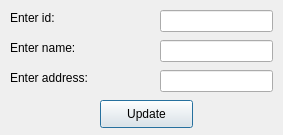
<?xml version="1.0" encoding="UTF-8"?>
<ui version="4.0">
 <class>supplier_update</class>
 <widget class="QDialog" name="supplier_update">
  <property name="geometry">
   <rect>
    <x>0</x>
    <y>0</y>
    <width>283</width>
    <height>135</height>
   </rect>
  </property>
  <property name="windowTitle">
   <string>Update supplier</string>
  </property>
  <widget class="QLabel" name="label">
   <property name="geometry">
    <rect>
     <x>10</x>
     <y>10</y>
     <width>111</width>
     <height>16</height>
    </rect>
   </property>
   <property name="text">
    <string>Enter id:</string>
   </property>
  </widget>
  <widget class="QLabel" name="label_2">
   <property name="geometry">
    <rect>
     <x>10</x>
     <y>40</y>
     <width>151</width>
     <height>16</height>
    </rect>
   </property>
   <property name="text">
    <string>Enter name:</string>
   </property>
  </widget>
  <widget class="QLabel" name="label_3">
   <property name="geometry">
    <rect>
     <x>10</x>
     <y>70</y>
     <width>111</width>
     <height>16</height>
    </rect>
   </property>
   <property name="text">
    <string>Enter address:</string>
   </property>
  </widget>
  <widget class="QLineEdit" name="lineEdit_supplier_id">
   <property name="geometry">
    <rect>
     <x>160</x>
     <y>10</y>
     <width>113</width>
     <height>22</height>
    </rect>
   </property>
  </widget>
  <widget class="QLineEdit" name="lineEdit_supplier_name">
   <property name="geometry">
    <rect>
     <x>160</x>
     <y>40</y>
     <width>113</width>
     <height>22</height>
    </rect>
   </property>
  </widget>
  <widget class="QLineEdit" name="lineEdit_supplier_address">
   <property name="geometry">
    <rect>
     <x>160</x>
     <y>70</y>
     <width>113</width>
     <height>22</height>
    </rect>
   </property>
  </widget>
  <widget class="QPushButton" name="pushButton_supplier_update">
   <property name="geometry">
    <rect>
     <x>100</x>
     <y>100</y>
     <width>93</width>
     <height>28</height>
    </rect>
   </property>
   <property name="text">
    <string>Update</string>
   </property>
  </widget>
 </widget>
 <resources/>
 <connections/>
</ui>
